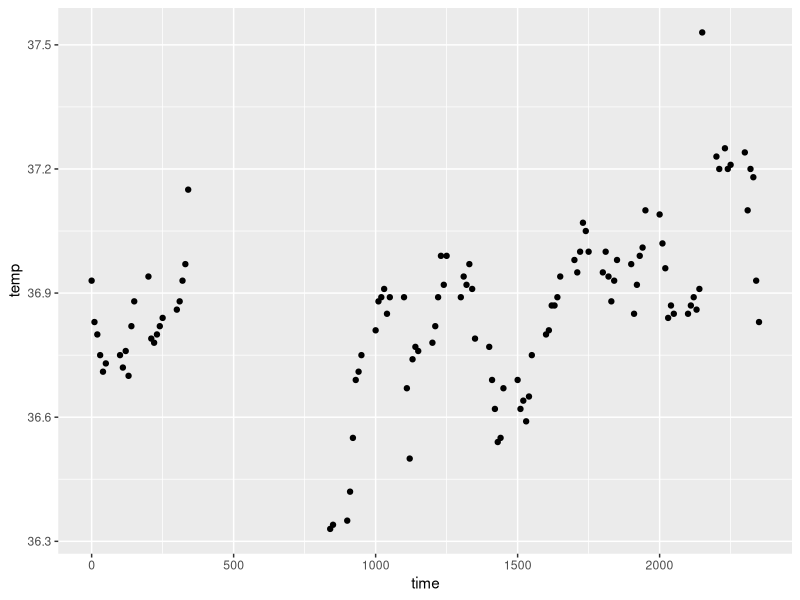
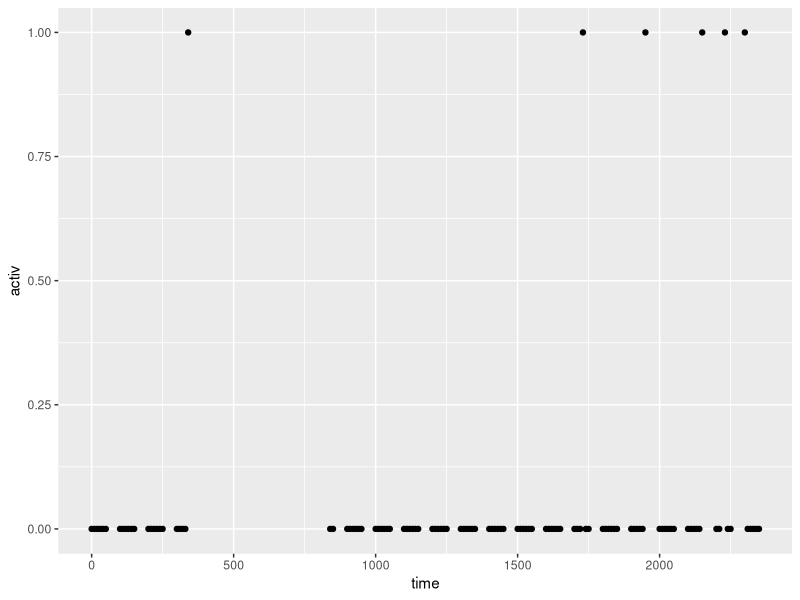
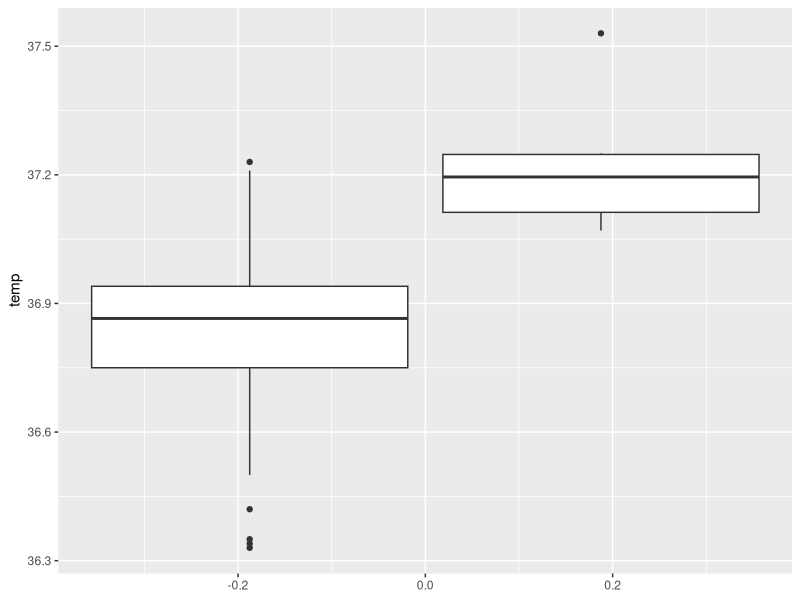

Write R code to recreate these figures, in order.
## ---- chunk 1
library(ggplot2)
beaver1
## ---- chunk 2
ggplot(data=beaver1, aes(x=time, y=temp))+
  geom_point()
## ---- chunk 3
ggplot(data=beaver1, aes(x=time, y=activ))+
  geom_point()
## ---- chunk 4
ggplot(data=beaver1, aes(group=activ, y=temp))+
  geom_boxplot()
